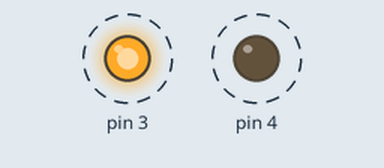
A sketch run on a simulated Arduino Uno, built with avr-gcc and run on an emulated ATmega328P. On the bench: output pins drawn as LEDs (lit = HIGH). Dashed ring = blinking.

Above: at 0.2 s.
Timing chart, 0 to 3.0 s (numbered marks = the images above):
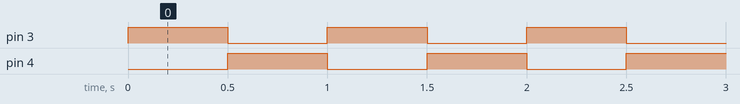

Measured:
- by itself, pin 3, pin 4: alternates HIGH for 0.50 s and LOW for 0.50 s

The sketch:

codigo.ino
```cpp
// C++ code
//
void setup()
{
  pinMode(3, OUTPUT);
  pinMode(4, OUTPUT);
}

void loop()
{
  digitalWrite(3, HIGH);
  digitalWrite(4, LOW);
  delay(500);
  digitalWrite(3, LOW);
  digitalWrite(4, HIGH);
  delay(500);
}
```
